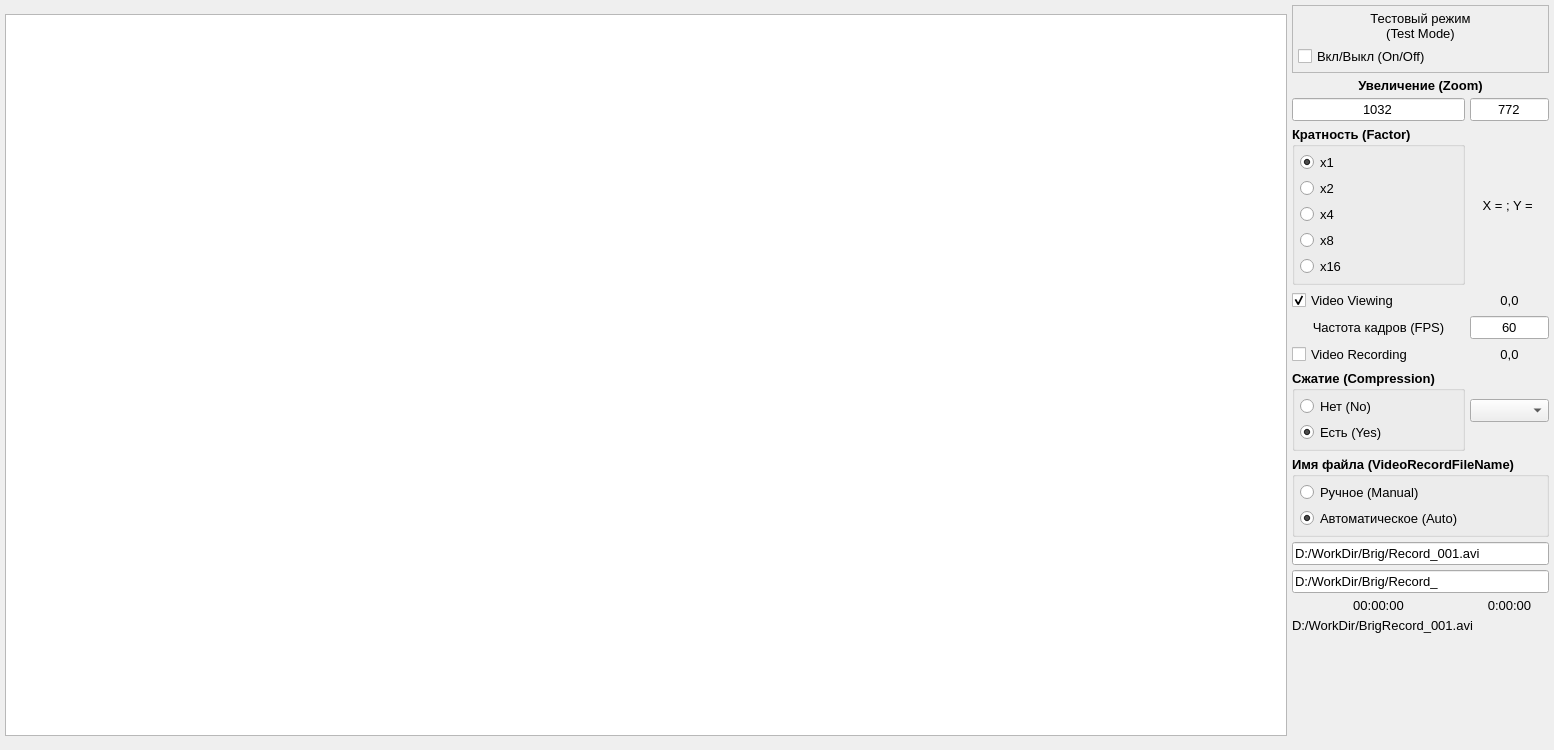
<?xml version="1.0" encoding="UTF-8"?>
<ui version="4.0">
 <class>Form_VideoFrame</class>
 <widget class="QWidget" name="Form_VideoFrame">
  <property name="geometry">
   <rect>
    <x>0</x>
    <y>0</y>
    <width>1550</width>
    <height>750</height>
   </rect>
  </property>
  <property name="windowTitle">
   <string>VideoFrame</string>
  </property>
  <layout class="QGridLayout" name="pGridLayout_VideoFrame">
   <property name="leftMargin">
    <number>5</number>
   </property>
   <property name="topMargin">
    <number>5</number>
   </property>
   <property name="rightMargin">
    <number>5</number>
   </property>
   <property name="bottomMargin">
    <number>5</number>
   </property>
   <property name="spacing">
    <number>5</number>
   </property>
   <item row="0" column="0">
    <layout class="QGridLayout" name="pGridLayout">
     <property name="spacing">
      <number>5</number>
     </property>
     <item row="0" column="1">
      <widget class="QFrame" name="pFrame_TestMode">
       <property name="frameShape">
        <enum>QFrame::StyledPanel</enum>
       </property>
       <property name="frameShadow">
        <enum>QFrame::Sunken</enum>
       </property>
       <layout class="QGridLayout" name="gridLayout_5">
        <property name="leftMargin">
         <number>5</number>
        </property>
        <property name="topMargin">
         <number>5</number>
        </property>
        <property name="rightMargin">
         <number>5</number>
        </property>
        <property name="bottomMargin">
         <number>5</number>
        </property>
        <property name="spacing">
         <number>5</number>
        </property>
        <item row="0" column="0">
         <layout class="QGridLayout" name="pGridLayout_TestMode">
          <property name="spacing">
           <number>5</number>
          </property>
          <item row="0" column="0">
           <widget class="QLabel" name="pLabel_TestMode_Title">
            <property name="font">
             <font>
              <family>Arial</family>
              <pointsize>10</pointsize>
             </font>
            </property>
            <property name="text">
             <string>Тестовый режим
(Test Mode)</string>
            </property>
            <property name="alignment">
             <set>Qt::AlignCenter</set>
            </property>
           </widget>
          </item>
          <item row="1" column="0">
           <widget class="QCheckBox" name="pCheckBox_TestModeOnOff">
            <property name="font">
             <font>
              <family>Arial</family>
              <pointsize>10</pointsize>
             </font>
            </property>
            <property name="text">
             <string>Вкл/Выкл (On/Off)</string>
            </property>
           </widget>
          </item>
         </layout>
        </item>
       </layout>
      </widget>
     </item>
     <item row="1" column="1">
      <layout class="QGridLayout" name="pGridLayout_Zoom">
       <property name="spacing">
        <number>5</number>
       </property>
       <item row="7" column="0">
        <widget class="QCheckBox" name="pCheckBox_VideoRecording">
         <property name="font">
          <font>
           <family>Arial</family>
           <pointsize>10</pointsize>
          </font>
         </property>
         <property name="text">
          <string>Video Recording</string>
         </property>
        </widget>
       </item>
       <item row="6" column="1">
        <widget class="QLineEdit" name="pLineEdit_VideoViewingFPS">
         <property name="font">
          <font>
           <family>Arial</family>
           <pointsize>10</pointsize>
          </font>
         </property>
         <property name="text">
          <string>60</string>
         </property>
         <property name="alignment">
          <set>Qt::AlignCenter</set>
         </property>
        </widget>
       </item>
       <item row="12" column="0">
        <widget class="QLabel" name="pLabel_StartRecordTime">
         <property name="font">
          <font>
           <family>Arial</family>
           <pointsize>10</pointsize>
          </font>
         </property>
         <property name="text">
          <string>00:00:00</string>
         </property>
         <property name="alignment">
          <set>Qt::AlignCenter</set>
         </property>
        </widget>
       </item>
       <item row="1" column="0">
        <widget class="QLineEdit" name="pLineEdit_HorizontalZoomCenter">
         <property name="font">
          <font>
           <family>Arial</family>
           <pointsize>10</pointsize>
          </font>
         </property>
         <property name="text">
          <string>1032</string>
         </property>
         <property name="alignment">
          <set>Qt::AlignCenter</set>
         </property>
        </widget>
       </item>
       <item row="1" column="1">
        <widget class="QLineEdit" name="pLineEdit_VerticalZoomCenter">
         <property name="font">
          <font>
           <family>Arial</family>
           <pointsize>10</pointsize>
          </font>
         </property>
         <property name="text">
          <string>772</string>
         </property>
         <property name="alignment">
          <set>Qt::AlignCenter</set>
         </property>
        </widget>
       </item>
       <item row="0" column="0" colspan="2">
        <widget class="QLabel" name="pLabel_Zoom_Title">
         <property name="font">
          <font>
           <family>Arial</family>
           <pointsize>10</pointsize>
           <weight>75</weight>
           <bold>true</bold>
          </font>
         </property>
         <property name="text">
          <string>Увеличение (Zoom)</string>
         </property>
         <property name="alignment">
          <set>Qt::AlignCenter</set>
         </property>
        </widget>
       </item>
       <item row="14" column="0">
        <spacer name="verticalSpacer">
         <property name="orientation">
          <enum>Qt::Vertical</enum>
         </property>
         <property name="sizeHint" stdset="0">
          <size>
           <width>20</width>
           <height>40</height>
          </size>
         </property>
        </spacer>
       </item>
       <item row="12" column="1">
        <widget class="QLabel" name="pLabel_RecordTime">
         <property name="font">
          <font>
           <family>Arial</family>
           <pointsize>10</pointsize>
          </font>
         </property>
         <property name="text">
          <string>0:00:00</string>
         </property>
         <property name="alignment">
          <set>Qt::AlignCenter</set>
         </property>
        </widget>
       </item>
       <item row="5" column="0">
        <widget class="QCheckBox" name="pCheckBox_VideoViewing">
         <property name="font">
          <font>
           <family>Arial</family>
           <pointsize>10</pointsize>
          </font>
         </property>
         <property name="text">
          <string>Video Viewing</string>
         </property>
         <property name="checked">
          <bool>true</bool>
         </property>
        </widget>
       </item>
       <item row="8" column="0">
        <widget class="QGroupBox" name="pGroupBox_Compression">
         <property name="font">
          <font>
           <family>Arial</family>
           <pointsize>10</pointsize>
           <weight>75</weight>
           <bold>true</bold>
          </font>
         </property>
         <property name="title">
          <string>Сжатие (Compression)</string>
         </property>
         <layout class="QGridLayout" name="gridLayout_6">
          <property name="leftMargin">
           <number>5</number>
          </property>
          <property name="topMargin">
           <number>5</number>
          </property>
          <property name="rightMargin">
           <number>5</number>
          </property>
          <property name="bottomMargin">
           <number>5</number>
          </property>
          <property name="spacing">
           <number>5</number>
          </property>
          <item row="0" column="0">
           <layout class="QGridLayout" name="pGridLayout_GroupBox_Zoom_2">
            <property name="spacing">
             <number>5</number>
            </property>
            <item row="0" column="0">
             <widget class="QRadioButton" name="pRadioButton_Compression_No">
              <property name="font">
               <font>
                <family>Arial</family>
                <pointsize>10</pointsize>
                <weight>50</weight>
                <bold>false</bold>
               </font>
              </property>
              <property name="text">
               <string>Нет (No)</string>
              </property>
              <property name="checked">
               <bool>false</bool>
              </property>
             </widget>
            </item>
            <item row="1" column="0">
             <widget class="QRadioButton" name="pRadioButton_Compression_Yes">
              <property name="font">
               <font>
                <family>Arial</family>
                <pointsize>10</pointsize>
                <weight>50</weight>
                <bold>false</bold>
               </font>
              </property>
              <property name="text">
               <string>Есть (Yes)</string>
              </property>
              <property name="checked">
               <bool>true</bool>
              </property>
             </widget>
            </item>
           </layout>
          </item>
         </layout>
        </widget>
       </item>
       <item row="8" column="1">
        <widget class="QComboBox" name="pComboBox_CodecChoice">
         <property name="font">
          <font>
           <family>Arial</family>
           <pointsize>10</pointsize>
          </font>
         </property>
        </widget>
       </item>
       <item row="2" column="0">
        <widget class="QGroupBox" name="pGroupBox_ZoomFactor">
         <property name="font">
          <font>
           <family>Arial</family>
           <pointsize>10</pointsize>
           <weight>75</weight>
           <bold>true</bold>
          </font>
         </property>
         <property name="title">
          <string>Кратность (Factor)</string>
         </property>
         <layout class="QGridLayout" name="gridLayout_4">
          <property name="leftMargin">
           <number>5</number>
          </property>
          <property name="topMargin">
           <number>5</number>
          </property>
          <property name="rightMargin">
           <number>5</number>
          </property>
          <property name="bottomMargin">
           <number>5</number>
          </property>
          <property name="spacing">
           <number>5</number>
          </property>
          <item row="0" column="0">
           <layout class="QGridLayout" name="pGridLayout_GroupBox_Zoom">
            <property name="spacing">
             <number>5</number>
            </property>
            <item row="0" column="0">
             <widget class="QRadioButton" name="pRadioButton_ZoomFactor_x1">
              <property name="font">
               <font>
                <family>Arial</family>
                <pointsize>10</pointsize>
                <weight>50</weight>
                <bold>false</bold>
               </font>
              </property>
              <property name="text">
               <string>x1</string>
              </property>
              <property name="checked">
               <bool>true</bool>
              </property>
             </widget>
            </item>
            <item row="2" column="0">
             <widget class="QRadioButton" name="pRadioButton_ZoomFactor_x4">
              <property name="font">
               <font>
                <family>Arial</family>
                <pointsize>10</pointsize>
                <weight>50</weight>
                <bold>false</bold>
               </font>
              </property>
              <property name="text">
               <string>x4</string>
              </property>
             </widget>
            </item>
            <item row="3" column="0">
             <widget class="QRadioButton" name="pRadioButton_ZoomFactor_x8">
              <property name="font">
               <font>
                <family>Arial</family>
                <pointsize>10</pointsize>
                <weight>50</weight>
                <bold>false</bold>
               </font>
              </property>
              <property name="text">
               <string>x8</string>
              </property>
             </widget>
            </item>
            <item row="1" column="0">
             <widget class="QRadioButton" name="pRadioButton_ZoomFactor_x2">
              <property name="font">
               <font>
                <family>Arial</family>
                <pointsize>10</pointsize>
                <weight>50</weight>
                <bold>false</bold>
               </font>
              </property>
              <property name="text">
               <string>x2</string>
              </property>
             </widget>
            </item>
            <item row="4" column="0">
             <widget class="QRadioButton" name="pRadioButton_ZoomFactor_x16">
              <property name="font">
               <font>
                <family>Arial</family>
                <pointsize>10</pointsize>
                <weight>50</weight>
                <bold>false</bold>
               </font>
              </property>
              <property name="text">
               <string>x16</string>
              </property>
             </widget>
            </item>
           </layout>
          </item>
         </layout>
        </widget>
       </item>
       <item row="2" column="1">
        <widget class="QLabel" name="pLabel_MouseCursorPosition">
         <property name="font">
          <font>
           <family>Arial</family>
           <pointsize>10</pointsize>
          </font>
         </property>
         <property name="text">
          <string>X = ; Y = </string>
         </property>
         <property name="alignment">
          <set>Qt::AlignCenter</set>
         </property>
        </widget>
       </item>
       <item row="13" column="0" colspan="2">
        <widget class="QLabel" name="pLabel_VideoRecordFileName">
         <property name="font">
          <font>
           <family>Arial</family>
           <pointsize>10</pointsize>
           <weight>50</weight>
           <bold>false</bold>
          </font>
         </property>
         <property name="text">
          <string>D:/WorkDir/BrigRecord_001.avi</string>
         </property>
         <property name="alignment">
          <set>Qt::AlignLeading|Qt::AlignLeft|Qt::AlignVCenter</set>
         </property>
        </widget>
       </item>
       <item row="10" column="0" colspan="2">
        <widget class="QLineEdit" name="pLineEdit_VideoRecordFileName_Manual">
         <property name="font">
          <font>
           <family>Arial</family>
           <pointsize>10</pointsize>
          </font>
         </property>
         <property name="text">
          <string>D:/WorkDir/Brig/Record_001.avi</string>
         </property>
        </widget>
       </item>
       <item row="9" column="0" colspan="2">
        <widget class="QGroupBox" name="pGroupBox_VideoRecordFileName">
         <property name="font">
          <font>
           <family>Arial</family>
           <pointsize>10</pointsize>
           <weight>75</weight>
           <bold>true</bold>
          </font>
         </property>
         <property name="title">
          <string>Имя файла (VideoRecordFileName)</string>
         </property>
         <layout class="QGridLayout" name="gridLayout_7">
          <property name="leftMargin">
           <number>5</number>
          </property>
          <property name="topMargin">
           <number>5</number>
          </property>
          <property name="rightMargin">
           <number>5</number>
          </property>
          <property name="bottomMargin">
           <number>5</number>
          </property>
          <property name="spacing">
           <number>5</number>
          </property>
          <item row="0" column="0">
           <layout class="QGridLayout" name="pGridLayout_GroupBox_Zoom_3">
            <property name="spacing">
             <number>5</number>
            </property>
            <item row="0" column="0">
             <widget class="QRadioButton" name="pRadioButton_VideoRecordFileName_Manual">
              <property name="font">
               <font>
                <family>Arial</family>
                <pointsize>10</pointsize>
                <weight>50</weight>
                <bold>false</bold>
               </font>
              </property>
              <property name="text">
               <string>Ручное (Manual)</string>
              </property>
              <property name="checked">
               <bool>false</bool>
              </property>
             </widget>
            </item>
            <item row="1" column="0">
             <widget class="QRadioButton" name="pRadioButton_VideoRecordFileName_Auto">
              <property name="font">
               <font>
                <family>Arial</family>
                <pointsize>10</pointsize>
                <weight>50</weight>
                <bold>false</bold>
               </font>
              </property>
              <property name="text">
               <string>Автоматическое (Auto)</string>
              </property>
              <property name="checked">
               <bool>true</bool>
              </property>
             </widget>
            </item>
           </layout>
          </item>
         </layout>
        </widget>
       </item>
       <item row="11" column="0" colspan="2">
        <widget class="QLineEdit" name="pLineEdit_VideoRecordFileName_Auto">
         <property name="enabled">
          <bool>true</bool>
         </property>
         <property name="font">
          <font>
           <family>Arial</family>
           <pointsize>10</pointsize>
          </font>
         </property>
         <property name="text">
          <string>D:/WorkDir/Brig/Record_</string>
         </property>
        </widget>
       </item>
       <item row="6" column="0">
        <widget class="QLabel" name="pLabel_VideoViewingFPS_Title">
         <property name="font">
          <font>
           <family>Arial</family>
           <pointsize>10</pointsize>
           <weight>50</weight>
           <bold>false</bold>
          </font>
         </property>
         <property name="text">
          <string>Частота кадров (FPS)</string>
         </property>
         <property name="alignment">
          <set>Qt::AlignCenter</set>
         </property>
        </widget>
       </item>
       <item row="5" column="1">
        <widget class="QLabel" name="pLabel_VideoViewingFPS">
         <property name="font">
          <font>
           <family>Arial</family>
           <pointsize>10</pointsize>
           <weight>50</weight>
           <bold>false</bold>
          </font>
         </property>
         <property name="text">
          <string>0,0</string>
         </property>
         <property name="alignment">
          <set>Qt::AlignCenter</set>
         </property>
        </widget>
       </item>
       <item row="7" column="1">
        <widget class="QLabel" name="pLabel_VideoRecordingFPS">
         <property name="font">
          <font>
           <family>Arial</family>
           <pointsize>10</pointsize>
           <weight>50</weight>
           <bold>false</bold>
          </font>
         </property>
         <property name="text">
          <string>0,0</string>
         </property>
         <property name="alignment">
          <set>Qt::AlignCenter</set>
         </property>
        </widget>
       </item>
      </layout>
     </item>
     <item row="0" column="0" rowspan="2">
      <widget class="QGraphicsView" name="pGraphicsView">
       <property name="sizePolicy">
        <sizepolicy hsizetype="Fixed" vsizetype="Fixed">
         <horstretch>0</horstretch>
         <verstretch>0</verstretch>
        </sizepolicy>
       </property>
       <property name="minimumSize">
        <size>
         <width>1282</width>
         <height>722</height>
        </size>
       </property>
       <property name="maximumSize">
        <size>
         <width>1282</width>
         <height>722</height>
        </size>
       </property>
       <property name="frameShadow">
        <enum>QFrame::Plain</enum>
       </property>
       <property name="lineWidth">
        <number>1</number>
       </property>
      </widget>
     </item>
    </layout>
   </item>
  </layout>
 </widget>
 <resources/>
 <connections/>
</ui>
